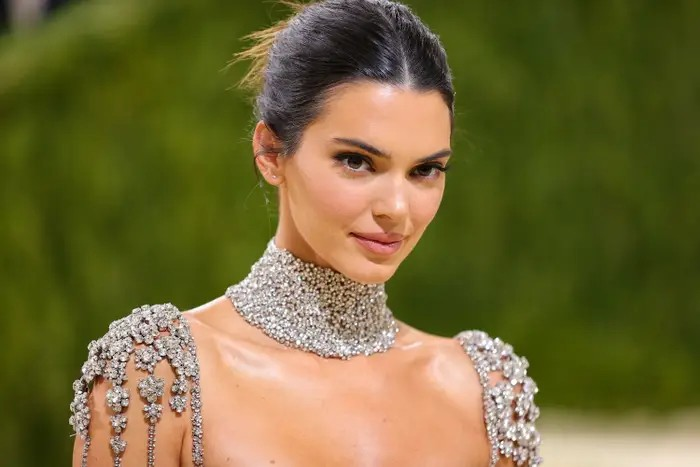
#> input picture test.jpg, 700 x 467 px
$ python detect_face.py
#> lines starting #> are read from the running program, lines starting #| are printed output that depends on the picture; after the words box and inside, x2 and y2 are one past the last pixel; in counts of white or black regions, pixels touching at a corner belong together
"""Detect faces in an image with OpenCV's Haar cascade classifier."""

from __future__ import annotations

import argparse
from pathlib import Path

import cv2


def detect_faces(image_path: Path, cascade_path: Path, output_path: Path) -> int:
    """Detect faces, save an annotated image, and return the face count."""
    image = cv2.imread(str(image_path))
#> image is the input picture: shape (467, 700, 3); mean B, G, R 55.9, 105.9, 115.3
    if image is None:
        raise ValueError(f"Could not read image: {image_path}")

    cascade = cv2.CascadeClassifier(str(cascade_path))
    if cascade.empty():
        raise ValueError(f"Could not load cascade: {cascade_path}")

    gray = cv2.cvtColor(image, cv2.COLOR_BGR2GRAY)
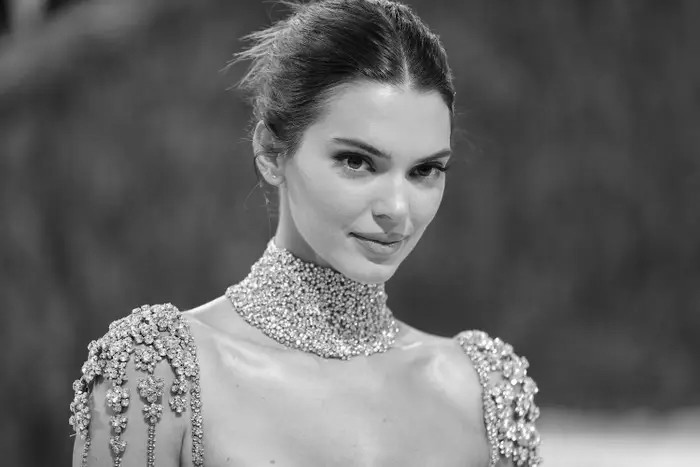
#> gray: shape (467, 700); min 1, max 254, mean 103
    faces = cascade.detectMultiScale(gray, scaleFactor=1.1, minNeighbors=5, minSize=(30, 30))
#> faces = [[471, 339, 53, 53], [288, 89, 199, 199]]

    for x, y, width, height in faces:
        cv2.rectangle(image, (x, y), (x + width, y + height), (46, 204, 113), 2)
#> this loop made 2 passes
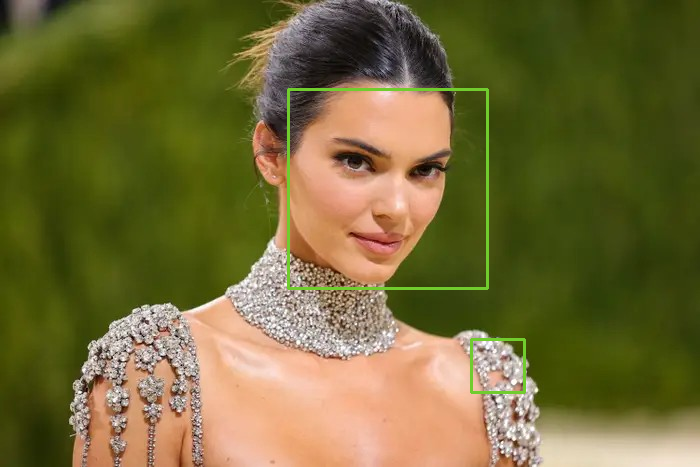
#> image: shape (467, 700, 3); 0.92% of pixels changed, all inside (x1, y1, x2, y2) = (287, 88, 526, 394)

    output_path.parent.mkdir(parents=True, exist_ok=True)
    if not cv2.imwrite(str(output_path), image):
        raise OSError(f"Could not write output image: {output_path}")
    return len(faces)


def parse_args() -> argparse.Namespace:
    parser = argparse.ArgumentParser(description="Detect faces in a static image.")
    parser.add_argument("image", nargs="?", type=Path, default=Path("test.jpg"))
    parser.add_argument("--cascade", type=Path, default=Path("haarcascade_frontalface_default.xml"))
    parser.add_argument("--output", type=Path, default=Path("output/detected-faces.jpg"))
    return parser.parse_args()


if __name__ == "__main__":
    args = parse_args()
    count = detect_faces(args.image, args.cascade, args.output)
#> count = 2
    print(f"Detected {count} face(s). Saved result to {args.output}.")
#| Detected 2 face(s). Saved result to output/detected-faces.jpg.
